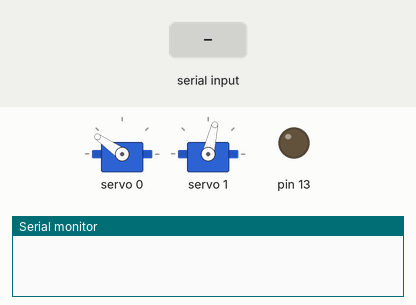
This sketch was run on a simulated Arduino Uno, built with avr-gcc and run on an emulated ATmega328P. Shown: 2 × servo, output pins drawn as LEDs (lit = HIGH), the last lines printed to the serial monitor. The inputs (shaded band) are chosen by the test bench.

Above: at 1.2 s.
1.3 s: "1\n" received over Serial
At 1.8 s:
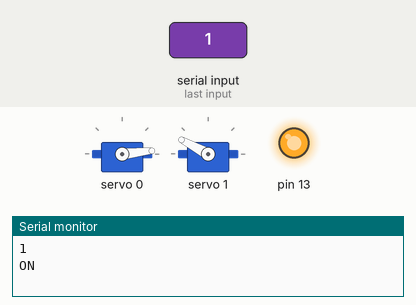
2.8 s: byte 48 ('0') received over Serial
At 4.1 s:
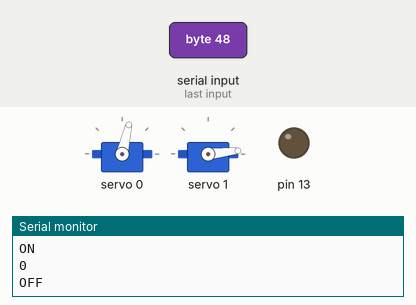
Timing chart, 0 to 5.8 s (numbered marks = the images above; inputs shaded):
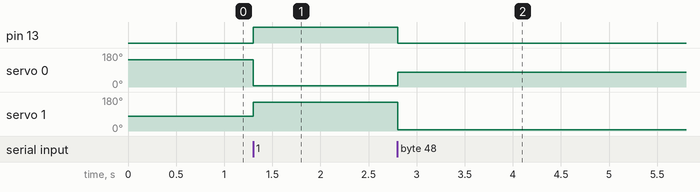

The sketch:

test_mit.ino
```cpp
#include <SoftwareSerial.h>
#include <Wire.h>
#include <Adafruit_PWMServoDriver.h>

Adafruit_PWMServoDriver mutrs = Adafruit_PWMServoDriver();

#define servo1 0
#define servo2 1


char Incoming_value = 0;

void setup()
{
  Serial.begin(9600);
  pinMode(13, OUTPUT);
  mutrs.begin();
  mutrs.setPWMFreq(60);
  mutrs.setPWM(servo1, 0, 500);
  mutrs.setPWM(servo2, 0, 330);
}

void loop()
{
  if(Serial.available() > 0)
  {
    Incoming_value = Serial.read();
    Serial.print(Incoming_value);
    Serial.print("\n");


    if(Incoming_value == '1') {
    mutrs.setPWM(servo1, 0, 150);
    mutrs.setPWM(servo2, 0, 520);
    digitalWrite(13, HIGH);
    Serial.println("ON");

    }
    else if(Incoming_value == '0') {
    mutrs.setPWM(servo1, 0, 330);
    mutrs.setPWM(servo2, 0, 150);
    digitalWrite(13, LOW);
    Serial.println("OFF");
    }
  }
}
```

Measured:
- after the input at 1.3 s, pin 13: LOW → HIGH at once; servo 0: 145° → 6° at once; servo 1: 77° → 152° at once
- after the input at 2.8 s, pin 13: HIGH → LOW at once; servo 0: 6° → 77° at once; servo 1: 152° → 6° at once
